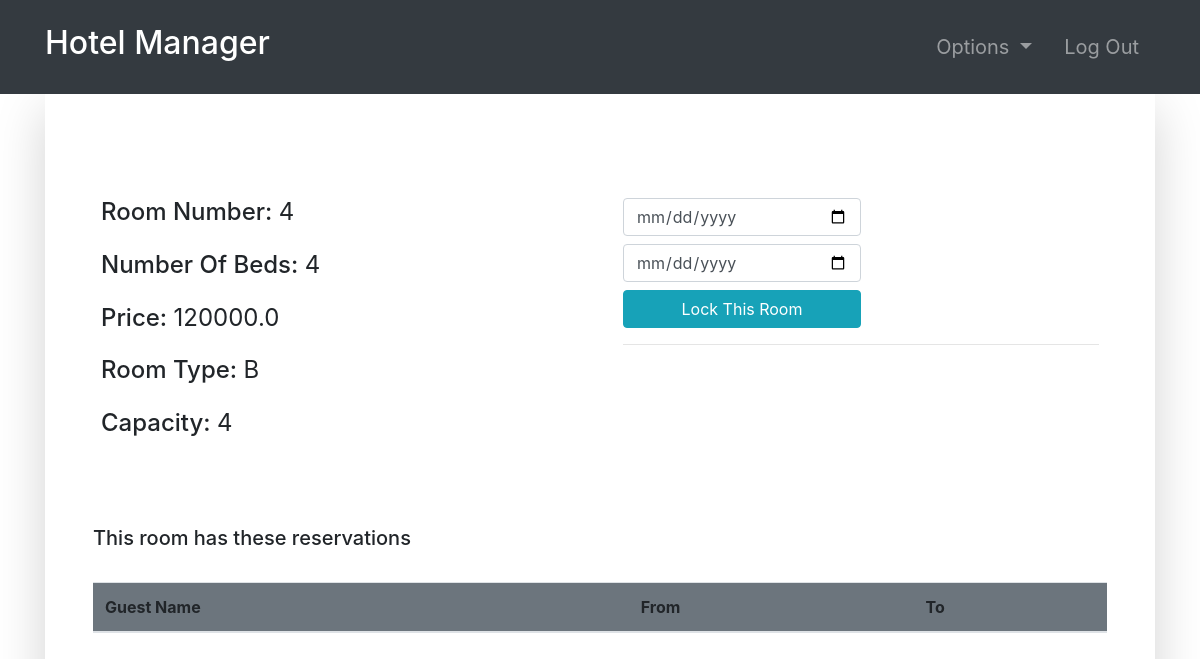
The page /room-profile/4/ (signed in) on the database as committed earlier.
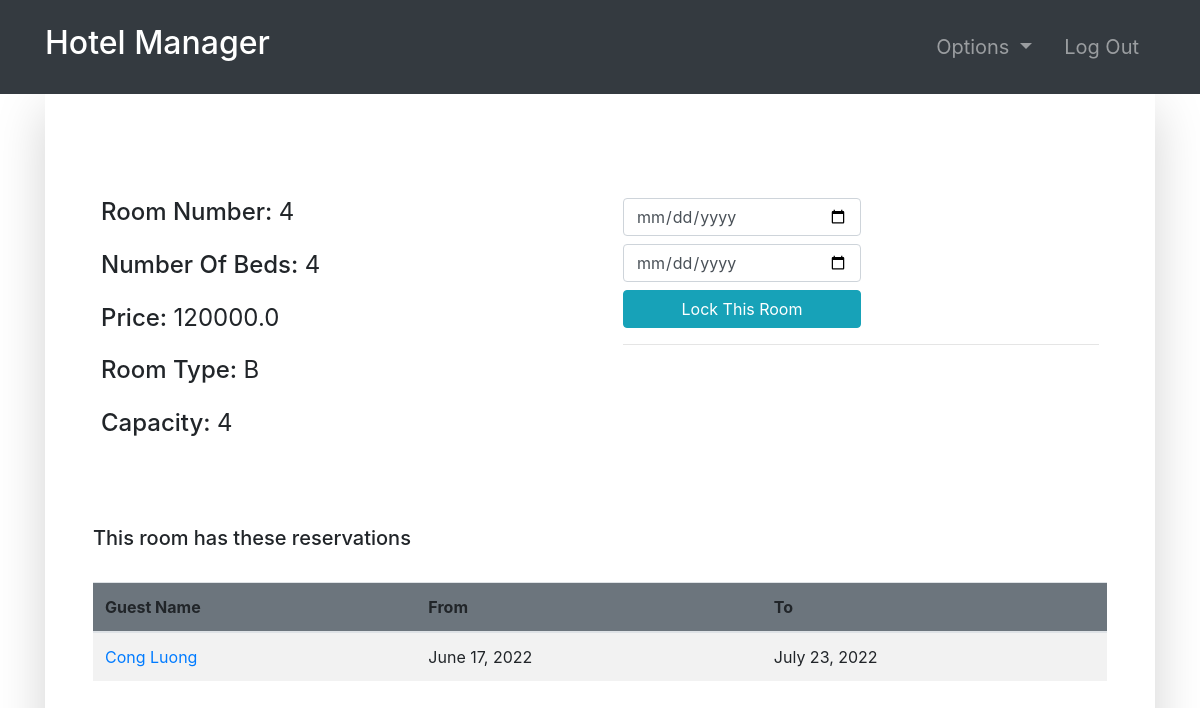
The same page on the database as committed later.
### room/models.py (models this page shows, shortened)
class Booking(models.Model):
    roomNumber = models.ForeignKey(Room, on_delete=models.CASCADE)
    guest = models.ForeignKey(Guest, null=True, on_delete=models.CASCADE)
    dateOfReservation = models.DateField(default=timezone.now)
    startDate = models.DateField()
    endDate = models.DateField()

### accounts/models.py (models this page shows, shortened)
class Guest(models.Model):
    user = models.OneToOneField(User, null=True, on_delete=models.CASCADE)
    phoneNumber = PhoneNumberField(unique=True)

### room/views.py (the view, shortened to what this page needs)
# urls.py: path('room-profile/<str:id>/', room_profile, name="room-profile"),
@login_required(login_url='login')
def room_profile(request, id):
    role = str(request.user.groups.all()[0])
    path = role + "/"
    tempRoom = Room.objects.get(number=id)
    bookings = Booking.objects.filter(roomNumber=tempRoom)
    guests = Guest.objects.all()
    bookings2 = Booking.objects.all()
    context = {
        "role": role,
        "bookings": bookings,
        "room": tempRoom,
        "guests": guests,
        "bookings2": bookings2
    }
    return render(request, path + "room-profile.html", context)

### Templates/admin/room-profile.html
{% extends '../index.html' %}
{% block context %}
{% include '../common_pages/room-profile.html' %}
{% endblock %}

### Templates/common_pages/room-profile.html (shortened to what this page needs)
<div class="container">
    <div class="shadow-lg p-5">
        <div class="row mt-5">
            <div class="col-6">
                <div class="p-2 h4">
                    <span>Room Number:</span>
                    <span class="font-weight-normal">{{room.number}}</span>
                </div>
                <div class="p-2 h4">
                    <span>Number Of Beds:</span>
                    <span class="font-weight-normal">{{room.numberOfBeds}}</span>
                </div>
                <div class="p-2 h4">
                    <span>Price:</span>
                    <span class="font-weight-normal">{{room.price}}</span>
                </div>
                <div class="p-2 h4">
                    <span>Room Type:</span>
                    <span class="font-weight-normal">{{ room.roomType }}</span>
                </div>
                <div class="p-2 h4">
                    <span>Capacity: </span>
                    <span class="font-weight-normal">{{room.capacity}}</span>
                </div>
            </div>
            <div class="col-6">
                {% if role == "manager" or role == "admin" %}
                <div class="p-2 h4 ">
                    <form action="" method="POST">
                        <input type="date" placeholder="Enter Start Date" name="bsd" required
                            class="form-control w-50 mb-2">
                        <input type="date" placeholder="Enter End Date" name="bed" required
                            class="form-control w-50 mb-2">
                        <button name="lockRoom" type="submit" class="btn btn-info w-50">Lock This Room</button>
                        <br>
                    </form>
                    <form action="" method="POST">
                        <hr>
                    </form>
                </div>
                {% endif %}
                <br>
            </div>
        </div>
        <br>
        <div class="table-responsive table-striped my-5">
            <div class="table-header row">
                <div class="col-sm-12 col-md-12 col-lg-4 mb-4">
                    <h5>This room has these reservations</h5>
                </div>
            </div>
            <table class="table table-hover table-striped">
                <thead class="bg-secondary rounded">
                    <tr>
                        {% if role != 'guest' %} <th>Guest Name</th> {% endif %}
                        <th>From </th>
                        <th>To</th>
                    </tr>
                </thead>
                <tbody>
                    {% for bo in bookings %}
                    <tr>
                        {% if role != 'guest' %} <td><a href="{% url 'guest-profile' bo.guest.user.id %}">
                                {{bo.guest.user.first_name}}
                                {{bo.guest.user.last_name}}</a></td>
                        {%endif %}
                        <td>{{bo.startDate}}</td>
                        <td>{{bo.endDate}}</td>
                    </tr>
                    {% endfor %}
                </tbody>
            </table>
        </div>
    </div>
</div>

Rows that differ between the two databases and show on the page:
added Booking: guest.user.first_name "Cong", guest.user.last_name "Luong", startDate "June 17, 2022", endDate "July 23, 2022"
